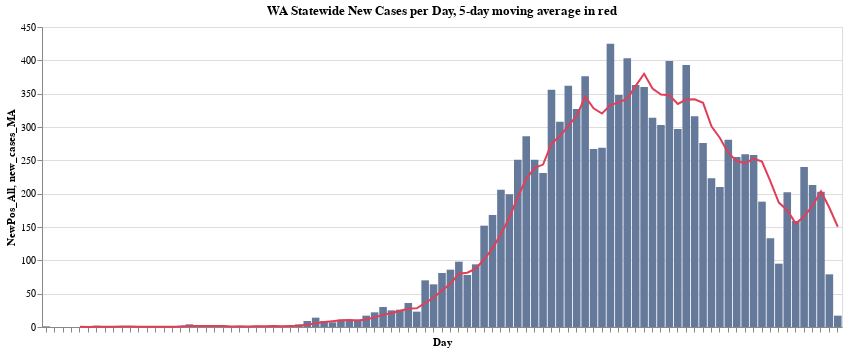

Notebook source saved alongside this figure:
### Code cell
base = alt.Chart(cases_st).encode(x = alt.X('Day', axis = alt.Axis(labels = False)))

bars = (base
        .mark_bar(color = '#65799b')
        .encode(y = 'NewPos_All',
                tooltip = ['NewPos_All', 'Day'])
       )

line = (base
        .mark_line(color = '#e23e57')
        .encode(y = 'new_cases_MA')
       )

(bars + line).properties(height = 300, width = 800, title = 'WA Statewide New Cases per Day, 5-day moving average in red')

### Figure 1 — Vega-Lite specification as saved in the notebook (floating-point values rounded to 4 significant figures)
{"config": {"view": {"continuousWidth": 400, "continuousHeight": 300}}, "layer": [{"mark": {"type": "bar", "color": "#65799b"}, "encoding": {"tooltip": [{"type": "quantitative", "field": "NewPos_All"}, {"type": "nominal", "field": "Day"}], "x": {"type": "nominal", "axis": {"labels": false}, "field": "Day"}, "y": {"type": "quantitative", "field": "NewPos_All"}}}, {"mark": {"type": "line", "color": "#e23e57"}, "encoding": {"x": {"type": "nominal", "axis": {"labels": false}, "field": "Day"}, "y": {"type": "quantitative", "field": "new_cases_MA"}}}], "data": {"name": "data-0e6d022a8c77661459e5ce96913a2a5c"}, "height": 300, "title": "WA Statewide New Cases per Day, 5-day moving average in red", "width": 800, "$schema": "https://vega.github.io/schema/vega-lite/v4.0.0.json", "datasets": {"data-0e6d022a8c77661459e5ce96913a2a5c": [{"Day": "2020-01-16", "NewPos_All": 1, "new_cases_MA": null}, {"Day": "2020-01-17", "NewPos_All": 0, "new_cases_MA": null}, {"Day": "2020-01-18", "NewPos_All": 0, "new_cases_MA": null}, {"Day": "2020-01-19", "NewPos_All": 0, "new_cases_MA": null}, {"Day": "2020-01-20", "NewPos_All": 0, "new_cases_MA": 0.2}, {"Day": "2020-01-21", "NewPos_All": 0, "new_cases_MA": 0.0}, {"Day": "2020-01-22", "NewPos_All": 2, "new_cases_MA": 0.4}, {"Day": "2020-01-23", "NewPos_All": 0, "new_cases_MA": 0.4}, {"Day": "2020-01-24", "NewPos_All": 0, "new_cases_MA": 0.4}, {"Day": "2020-01-25", "NewPos_All": 1, "new_cases_MA": 0.6}, {"Day": "2020-01-26", "NewPos_All": 0, "new_cases_MA": 0.6}, {"Day": "2020-01-27", "NewPos_All": 0, "new_cases_MA": 0.2}, {"Day": "2020-01-28", "NewPos_All": 0, "new_cases_MA": 0.2}, {"Day": "2020-01-29", "NewPos_All": 1, "new_cases_MA": 0.4}, {"Day": "2020-01-30", "NewPos_All": 0, "new_cases_MA": 0.2}, {"Day": "2020-01-31", "NewPos_All": 0, "new_cases_MA": 0.2}, {"Day": "2020-02-01", "NewPos_All": 2, "new_cases_MA": 0.6}, {"Day": "2020-02-02", "NewPos_All": 4, "new_cases_MA": 1.4}, {"Day": "2020-02-03", "NewPos_All": 2, "new_cases_MA": 1.6}, {"Day": "2020-02-04", "NewPos_All": 0, "new_cases_MA": 1.6}, {"Day": "2020-02-05", "NewPos_All": 0, "new_cases_MA": 1.6}, {"Day": "2020-02-06", "NewPos_All": 2, "new_cases_MA": 1.6}, {"Day": "2020-02-07", "NewPos_All": 0, "new_cases_MA": 0.8}, {"Day": "2020-02-08", "NewPos_All": 2, "new_cases_MA": 0.8}, {"Day": "2020-02-09", "NewPos_All": 0, "new_cases_MA": 0.8}, {"Day": "2020-02-10", "NewPos_All": 2, "new_cases_MA": 1.2}, {"Day": "2020-02-11", "NewPos_All": 1, "new_cases_MA": 1.0}, {"Day": "2020-02-12", "NewPos_All": 2, "new_cases_MA": 1.4}, {"Day": "2020-02-13", "NewPos_All": 1, "new_cases_MA": 1.2}, {"Day": "2020-02-14", "NewPos_All": 1, "new_cases_MA": 1.4}, {"Day": "2020-02-15", "NewPos_All": 4, "new_cases_MA": 1.8}, {"Day": "2020-02-16", "NewPos_All": 9, "new_cases_MA": 3.4}, {"Day": "2020-02-17", "NewPos_All": 14, "new_cases_MA": 5.8}, {"Day": "2020-02-18", "NewPos_All": 9, "new_cases_MA": 7.4}, {"Day": "2020-02-19", "NewPos_All": 7, "new_cases_MA": 8.6}, {"Day": "2020-02-20", "NewPos_All": 11, "new_cases_MA": 10.0}, {"Day": "2020-02-21", "NewPos_All": 11, "new_cases_MA": 10.4}, {"Day": "2020-02-22", "NewPos_All": 11, "new_cases_MA": 9.8}, {"Day": "2020-02-23", "NewPos_All": 17, "new_cases_MA": 11.4}, {"Day": "2020-02-24", "NewPos_All": 22, "new_cases_MA": 14.4}, {"Day": "2020-02-25", "NewPos_All": 30, "new_cases_MA": 18.2}, {"Day": "2020-02-26", "NewPos_All": 25, "new_cases_MA": 21.0}, {"Day": "2020-02-27", "NewPos_All": 26, "new_cases_MA": 24.0}, {"Day": "2020-02-28", "NewPos_All": 36, "new_cases_MA": 27.8}, {"Day": "2020-02-29", "NewPos_All": 23, "new_cases_MA": 28.0}, {"Day": "2020-03-01", "NewPos_All": 70, "new_cases_MA": 36.0}, {"Day": "2020-03-02", "NewPos_All": 64, "new_cases_MA": 43.8}, {"Day": "2020-03-03", "NewPos_All": 81, "new_cases_MA": 54.8}, {"Day": "2020-03-04", "NewPos_All": 86, "new_cases_MA": 64.8}, {"Day": "2020-03-05", "NewPos_All": 98, "new_cases_MA": 79.8}, {"Day": "2020-03-06", "NewPos_All": 78, "new_cases_MA": 81.4}, {"Day": "2020-03-07", "NewPos_All": 94, "new_cases_MA": 87.4}, {"Day": "2020-03-08", "NewPos_All": 152, "new_cases_MA": 101.6}, {"Day": "2020-03-09", "NewPos_All": 168, "new_cases_MA": 118.0}, {"Day": "2020-03-10", "NewPos_All": 206, "new_cases_MA": 139.6}, {"Day": "2020-03-11", "NewPos_All": 199, "new_cases_MA": 163.8}, {"Day": "2020-03-12", "NewPos_All": 251, "new_cases_MA": 195.2}, {"Day": "2020-03-13", "NewPos_All": 286, "new_cases_MA": 222.0}, {"Day": "2020-03-14", "NewPos_All": 251, "new_cases_MA": 238.6}, {"Day": "2020-03-15", "NewPos_All": 231, "new_cases_MA": 243.6}, {"Day": "2020-03-16", "NewPos_All": 356, "new_cases_MA": 275.0}, {"Day": "2020-03-17", "NewPos_All": 308, "new_cases_MA": 286.4}, {"Day": "2020-03-18", "NewPos_All": 362, "new_cases_MA": 301.6}, {"Day": "2020-03-19", "NewPos_All": 327, "new_cases_MA": 316.8}, {"Day": "2020-03-20", "NewPos_All": 376, "new_cases_MA": 345.8}, {"Day": "2020-03-21", "NewPos_All": 267, "new_cases_MA": 328.0}, {"Day": "2020-03-22", "NewPos_All": 269, "new_cases_MA": 320.2}, {"Day": "2020-03-23", "NewPos_All": 425, "new_cases_MA": 332.8}, {"Day": "2020-03-24", "NewPos_All": 348, "new_cases_MA": 337.0}, {"Day": "2020-03-25", "NewPos_All": 403, "new_cases_MA": 342.4}, {"Day": "2020-03-26", "NewPos_All": 363, "new_cases_MA": 361.6}, {"Day": "2020-03-27", "NewPos_All": 360, "new_cases_MA": 379.8}, {"Day": "2020-03-28", "NewPos_All": 314, "new_cases_MA": 357.6}, {"Day": "2020-03-29", "NewPos_All": 303, "new_cases_MA": 348.6}, {"Day": "2020-03-30", "NewPos_All": 399, "new_cases_MA": 347.8}, {"Day": "2020-03-31", "NewPos_All": 297, "new_cases_MA": 334.6}, {"Day": "2020-04-01", "NewPos_All": 393, "new_cases_MA": 341.2}, {"Day": "2020-04-02", "NewPos_All": 316, "new_cases_MA": 341.6}, {"Day": "2020-04-03", "NewPos_All": 276, "new_cases_MA": 336.2}, {"Day": "2020-04-04", "NewPos_All": 223, "new_cases_MA": 301.0}, {"Day": "2020-04-05", "NewPos_All": 210, "new_cases_MA": 283.6}, {"Day": "2020-04-06", "NewPos_All": 281, "new_cases_MA": 261.2}, {"Day": "2020-04-07", "NewPos_All": 255, "new_cases_MA": 249.0}, {"Day": "2020-04-08", "NewPos_All": 259, "new_cases_MA": 245.6}, {"Day": "2020-04-09", "NewPos_All": 258, "new_cases_MA": 252.6}, {"Day": "2020-04-10", "NewPos_All": 188, "new_cases_MA": 248.2}, {"Day": "2020-04-11", "NewPos_All": 133, "new_cases_MA": 218.6}, {"Day": "2020-04-12", "NewPos_All": 95, "new_cases_MA": 186.6}, {"Day": "2020-04-13", "NewPos_All": 202, "new_cases_MA": 175.2}, {"Day": "2020-04-14", "NewPos_All": 159, "new_cases_MA": 155.4}, {"Day": "2020-04-15", "NewPos_All": 240, "new_cases_MA": 165.8}, {"Day": "2020-04-16", "NewPos_All": 213, "new_cases_MA": 181.8}, {"Day": "2020-04-17", "NewPos_All": 203, "new_cases_MA": 203.4}, {"Day": "2020-04-18", "NewPos_All": 79, "new_cases_MA": 178.8}, {"Day": "2020-04-19", "NewPos_All": 17, "new_cases_MA": 150.4}]}}
